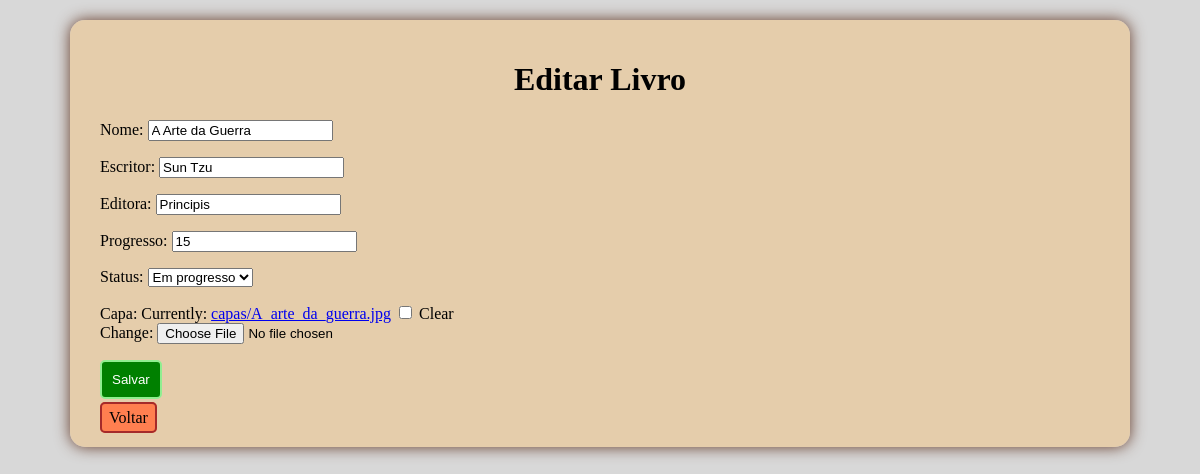
Screenshot of /editar/8/ with the database file from the repository.
### app/models.py (models this page shows, shortened)
class Livro(models.Model):
    STATUS_CHOICES = [
        ('EP', 'Em progresso'),
        ('L', 'Lido'),
    ]
    nome = models.CharField(max_length=200)
    escritor = models.CharField(max_length=200)
    editora = models.CharField(max_length=200)
    progresso = models.IntegerField(default=0)
    status = models.CharField(max_length=2, choices=STATUS_CHOICES, default='EP')
    capa = models.ImageField(upload_to='capas/', blank=True, null=True)

### app/views.py (the view)
# urls.py: path('editar/<int:id>/', views.editar_livro, name='editar_livro'),
def editar_livro(request, id):
    livro = get_object_or_404(Livro, id=id)
    if request.method == 'POST':
        form = LivroForm(request.POST, request.FILES, instance=livro)
        if form.is_valid():
            form.save()
            return redirect('lista_livros')
    else:
        form = LivroForm(instance=livro)
    return render(request, 'app/formulario.html', {'form': form})

### app/forms.py
class LivroForm(forms.ModelForm):
    class Meta:
        model = Livro
        fields = ['nome', 'escritor', 'editora', 'progresso', 'status', 'capa']

### app/templates/app/formulario.html (shortened to what this page needs)
<!DOCTYPE html>
<html lang="pt-br">
<head>
    {% load static %}
    <link rel="stylesheet" href="{% static 'style.css' %}">
</head>
<body>
    <div class = "container">
        <h1>{% if form.instance.pk %}Editar Livro{% else %}Adicionar livro{% endif %}</h1>
        <form method="POST" enctype="multipart/form-data">
            {{ form.as_p }}
            <button type="submit" class="btn">Salvar</button>
        </form>
        <a href="{% url 'lista_livros' %}" class="btn-voltar">Voltar</a>
    </div>
</body>
</html>

### app/static/style.css (style rules this page uses)
body { background-image: url('../static/plano_de_fundo.png'); font-family: Georgia, 'Times New Roman', Times, serif; background-color: rgb(216, 216, 216); margin: 0; padding: 20px; }
.container { background: rgba(233, 203, 160, 0.8); padding: 20px 30px 20px 30px; border-radius: 15px; max-width: 1000px; margin: 0 auto; box-shadow: 0 0 15px rgba(101, 59, 41); }
h1 { text-align: center; }
.btn { text-decoration: none; padding: 10px; margin-bottom: 10px; border-radius: 5px; color: rgb(255, 255, 255); background-color: green; border-style: solid; border-color: lightgreen; border-width: 2px; cursor: pointer; }
.btn-voltar { text-decoration: none; background-color: coral; border-style: solid; border-color: brown; color: rgb(0, 0, 0); padding: 5px 7px 5px 7px; border-radius: 5px; border-width: 2px; margin: 0; }

### rows the page displays
Livro: nome "A Arte da Guerra", escritor "Sun Tzu", editora "Principis", progresso "15", status "Em progresso"
